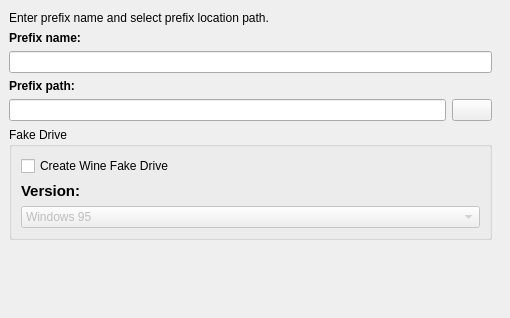
        <widget class="QWidget" native="1" name="widgetCreatePrefix0" >
         <property name="enabled" >
          <bool>true</bool>
         </property>
         <property name="geometry" >
          <rect>
           <x>0</x>
           <y>0</y>
           <width>510</width>
           <height>318</height>
          </rect>
         </property>
         <property name="autoFillBackground" >
          <bool>true</bool>
         </property>
         <layout class="QVBoxLayout" >
          <property name="leftMargin" >
           <number>9</number>
          </property>
          <property name="rightMargin" >
           <number>18</number>
          </property>
          <item>
           <widget class="QLabel" name="label" >
            <property name="text" >
             <string>Enter prefix name and select prefix location path.</string>
            </property>
            <property name="alignment" >
             <set>Qt::AlignJustify|Qt::AlignTop</set>
            </property>
            <property name="wordWrap" >
             <bool>true</bool>
            </property>
           </widget>
          </item>
          <item>
           <widget class="QLabel" name="label_2" >
            <property name="text" >
             <string>&lt;b>Prefix name:&lt;/b></string>
            </property>
           </widget>
          </item>
          <item>
           <widget class="QLineEdit" name="txtPrefixName" />
          </item>
          <item>
           <widget class="QLabel" name="label_4" >
            <property name="text" >
             <string>&lt;b>Prefix path:&lt;/b></string>
            </property>
           </widget>
          </item>
          <item>
           <widget class="QWidget" native="1" name="widget_2" >
            <layout class="QHBoxLayout" >
             <property name="spacing" >
              <number>6</number>
             </property>
             <property name="leftMargin" >
              <number>0</number>
             </property>
             <property name="topMargin" >
              <number>0</number>
             </property>
             <property name="rightMargin" >
              <number>0</number>
             </property>
             <property name="bottomMargin" >
              <number>0</number>
             </property>
             <item>
              <widget class="QLineEdit" name="txtPrefixPath" >
               <property name="readOnly" >
                <bool>true</bool>
               </property>
              </widget>
             </item>
             <item>
              <widget class="QPushButton" name="cmdGetPrefixPath" >
               <property name="text" >
                <string/>
               </property>
               <property name="iconSize" >
                <size>
                 <width>16</width>
                 <height>16</height>
                </size>
               </property>
              </widget>
             </item>
            </layout>
           </widget>
          </item>
          <item>
           <widget class="QGroupBox" name="groupBox" >
            <property name="title" >
             <string>Fake Drive</string>
            </property>
            <layout class="QVBoxLayout" >
             <property name="rightMargin" >
              <number>9</number>
             </property>
             <item>
              <widget class="QCheckBox" name="cbCreafeFake" >
               <property name="text" >
                <string>Сreate Wine Fake Drive</string>
               </property>
              </widget>
             </item>
             <item>
              <widget class="QLabel" name="label_6" >
               <property name="text" >
                <string>&lt;html>&lt;head>&lt;meta name="qrichtext" content="1" />&lt;style type="text/css">
p, li { white-space: pre-wrap; }
&lt;/style>&lt;/head>&lt;body style=" font-family:'Fixed'; font-size:11pt; font-weight:400; font-style:normal;">
&lt;p style=" margin-top:0px; margin-bottom:0px; margin-left:0px; margin-right:0px; -qt-block-indent:0; text-indent:0px;">&lt;span style=" font-weight:600;">Version:&lt;/span>&lt;/p>&lt;/body>&lt;/html></string>
               </property>
              </widget>
             </item>
             <item>
              <widget class="QComboBox" name="cbFakeVersion" >
               <property name="enabled" >
                <bool>false</bool>
               </property>
               <item>
                <property name="text" >
                 <string>Windows 95</string>
                </property>
               </item>
               <item>
                <property name="text" >
                 <string>Windows 98</string>
                </property>
               </item>
               <item>
                <property name="text" >
                 <string>Windows XP</string>
                </property>
               </item>
               <item>
                <property name="text" >
                 <string>Windows Vista</string>
                </property>
               </item>
              </widget>
             </item>
            </layout>
           </widget>
          </item>
          <item>
           <spacer>
            <property name="orientation" >
             <enum>Qt::Vertical</enum>
            </property>
            <property name="sizeHint" >
             <size>
              <width>20</width>
              <height>40</height>
             </size>
            </property>
           </spacer>
          </item>
         </layout>
        </widget>
